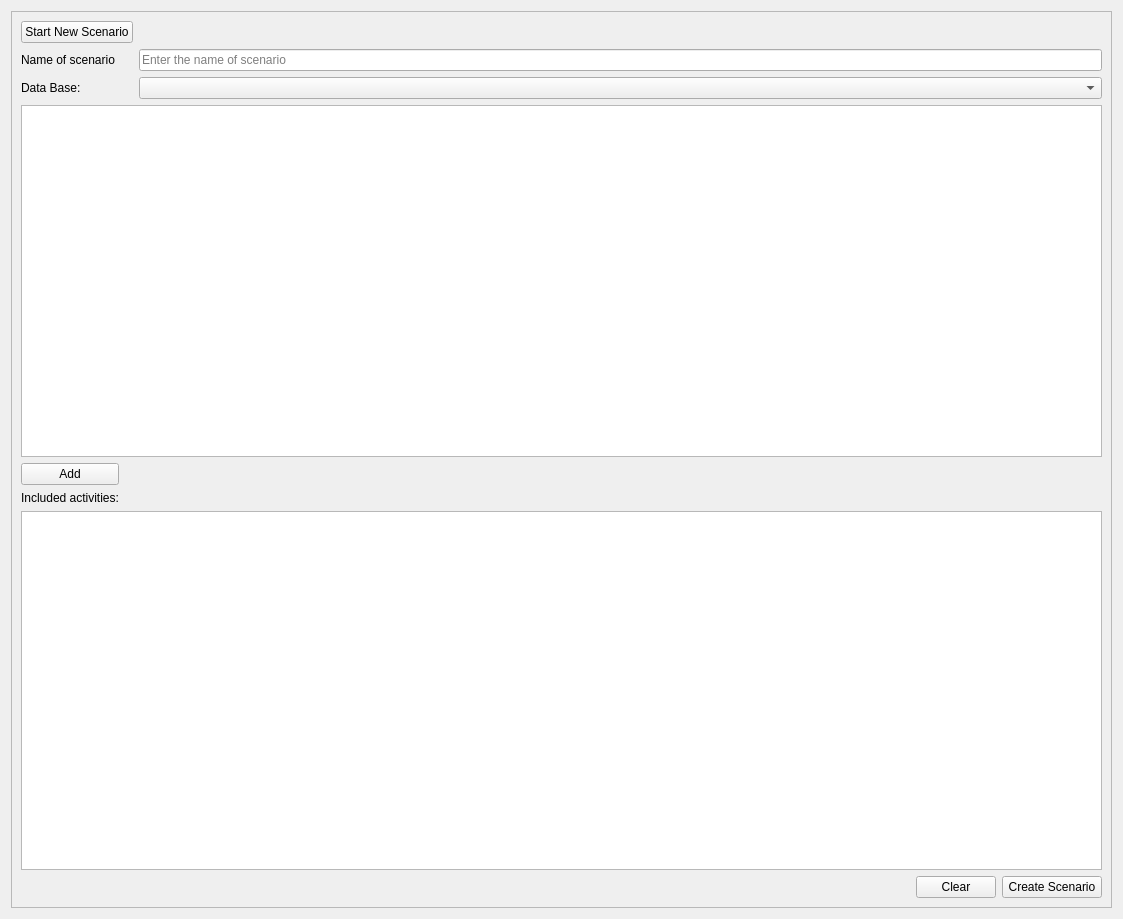
              <widget class="QWidget" name="scrollAreaWidgetContents_8">
               <property name="geometry">
                <rect>
                 <x>0</x>
                 <y>0</y>
                 <width>1123</width>
                 <height>919</height>
                </rect>
               </property>
               <layout class="QGridLayout" name="gridLayout_52">
                <item row="0" column="0">
                 <widget class="QFrame" name="frame_39">
                  <property name="frameShape">
                   <enum>QFrame::StyledPanel</enum>
                  </property>
                  <property name="frameShadow">
                   <enum>QFrame::Raised</enum>
                  </property>
                  <layout class="QGridLayout" name="gridLayout_16">
                   <item row="0" column="0">
                    <layout class="QVBoxLayout" name="verticalLayout_6">
                     <item>
                      <layout class="QHBoxLayout" name="horizontalLayout_4">
                       <item>
                        <layout class="QFormLayout" name="formLayout">
                         <item row="0" column="0">
                          <widget class="QPushButton" name="Start_new_sen">
                           <property name="sizePolicy">
                            <sizepolicy hsizetype="Minimum" vsizetype="Preferred">
                             <horstretch>0</horstretch>
                             <verstretch>0</verstretch>
                            </sizepolicy>
                           </property>
                           <property name="text">
                            <string>Start New Scenario</string>
                           </property>
                          </widget>
                         </item>
                         <item row="1" column="0">
                          <widget class="QLabel" name="label_38">
                           <property name="text">
                            <string>Name of scenario</string>
                           </property>
                          </widget>
                         </item>
                         <item row="1" column="1">
                          <widget class="QLineEdit" name="Name_new_scenario">
                           <property name="sizePolicy">
                            <sizepolicy hsizetype="Expanding" vsizetype="Preferred">
                             <horstretch>0</horstretch>
                             <verstretch>0</verstretch>
                            </sizepolicy>
                           </property>
                           <property name="minimumSize">
                            <size>
                             <width>200</width>
                             <height>0</height>
                            </size>
                           </property>
                           <property name="maxLength">
                            <number>32768</number>
                           </property>
                           <property name="placeholderText">
                            <string>Enter the name of scenario</string>
                           </property>
                          </widget>
                         </item>
                         <item row="2" column="0">
                          <widget class="QLabel" name="label_37">
                           <property name="minimumSize">
                            <size>
                             <width>0</width>
                             <height>0</height>
                            </size>
                           </property>
                           <property name="text">
                            <string>Data Base:</string>
                           </property>
                          </widget>
                         </item>
                         <item row="2" column="1">
                          <widget class="QComboBox" name="Process">
                           <property name="sizePolicy">
                            <sizepolicy hsizetype="Preferred" vsizetype="Preferred">
                             <horstretch>0</horstretch>
                             <verstretch>0</verstretch>
                            </sizepolicy>
                           </property>
                          </widget>
                         </item>
                         <item row="0" column="1">
                          <spacer name="horizontalSpacer_32">
                           <property name="orientation">
                            <enum>Qt::Horizontal</enum>
                           </property>
                           <property name="sizeHint" stdset="0">
                            <size>
                             <width>193</width>
                             <height>20</height>
                            </size>
                           </property>
                          </spacer>
                         </item>
                        </layout>
                       </item>
                      </layout>
                     </item>
                     <item>
                      <widget class="QTableView" name="act_in_process_table">
                       <property name="minimumSize">
                        <size>
                         <width>0</width>
                         <height>300</height>
                        </size>
                       </property>
                      </widget>
                     </item>
                    </layout>
                   </item>
                   <item row="1" column="0">
                    <layout class="QVBoxLayout" name="verticalLayout_8">
                     <item>
                      <layout class="QHBoxLayout" name="horizontalLayout_5">
                       <item>
                        <layout class="QVBoxLayout" name="verticalLayout_7">
                         <item>
                          <widget class="QPushButton" name="Add_act_to_scen">
                           <property name="text">
                            <string>Add</string>
                           </property>
                           <property name="icon">
                            <iconset resource="PyWOLF_Resource.qrc">
                             <normaloff>:/ICONS/PySWOLF_ICONS/ADD.png</normaloff>:/ICONS/PySWOLF_ICONS/ADD.png</iconset>
                           </property>
                          </widget>
                         </item>
                         <item>
                          <widget class="QLabel" name="label_39">
                           <property name="text">
                            <string>Included activities:</string>
                           </property>
                          </widget>
                         </item>
                        </layout>
                       </item>
                       <item>
                        <spacer name="horizontalSpacer_12">
                         <property name="orientation">
                          <enum>Qt::Horizontal</enum>
                         </property>
                         <property name="sizeHint" stdset="0">
                          <size>
                           <width>40</width>
                           <height>20</height>
                          </size>
                         </property>
                        </spacer>
                       </item>
                      </layout>
                     </item>
                     <item>
                      <widget class="QTableView" name="Included_act_table">
                       <property name="minimumSize">
                        <size>
                         <width>500</width>
                         <height>200</height>
                        </size>
                       </property>
                      </widget>
                     </item>
                     <item>
                      <layout class="QHBoxLayout" name="horizontalLayout_6">
                       <item>
                        <spacer name="horizontalSpacer_31">
                         <property name="orientation">
                          <enum>Qt::Horizontal</enum>
                         </property>
                         <property name="sizeHint" stdset="0">
                          <size>
                           <width>206</width>
                           <height>18</height>
                          </size>
                         </property>
                        </spacer>
                       </item>
                       <item>
                        <layout class="QHBoxLayout" name="horizontalLayout_3">
                         <item>
                          <widget class="QPushButton" name="Clear_act">
                           <property name="text">
                            <string>Clear</string>
                           </property>
                           <property name="icon">
                            <iconset resource="PyWOLF_Resource.qrc">
                             <normaloff>:/ICONS/PySWOLF_ICONS/Remove.png</normaloff>:/ICONS/PySWOLF_ICONS/Remove.png</iconset>
                           </property>
                          </widget>
                         </item>
                         <item>
                          <widget class="QPushButton" name="Create_scenario">
                           <property name="minimumSize">
                            <size>
                             <width>100</width>
                             <height>0</height>
                            </size>
                           </property>
                           <property name="text">
                            <string>Create Scenario</string>
                           </property>
                           <property name="icon">
                            <iconset resource="PyWOLF_Resource.qrc">
                             <normaloff>:/ICONS/PySWOLF_ICONS/Create.png</normaloff>:/ICONS/PySWOLF_ICONS/Create.png</iconset>
                           </property>
                          </widget>
                         </item>
                        </layout>
                       </item>
                      </layout>
                     </item>
                    </layout>
                   </item>
                  </layout>
                 </widget>
                </item>
               </layout>
              </widget>
